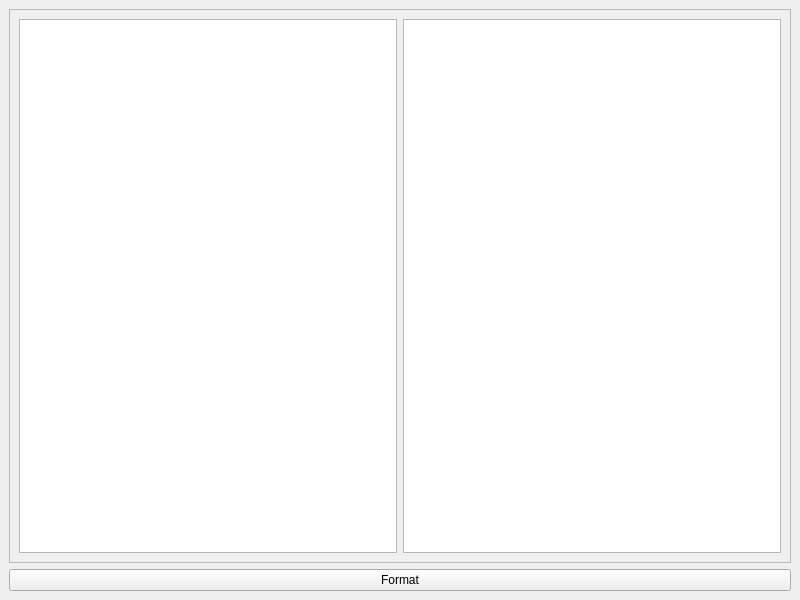
<?xml version="1.0" encoding="UTF-8"?>
<ui version="4.0">
 <class>MainWindow</class>
 <widget class="QMainWindow" name="MainWindow">
  <property name="geometry">
   <rect>
    <x>0</x>
    <y>0</y>
    <width>800</width>
    <height>600</height>
   </rect>
  </property>
  <property name="windowTitle">
   <string>Hex Decklist Formatter</string>
  </property>
  <widget class="QWidget" name="centralwidget">
   <layout class="QVBoxLayout" name="verticalLayout">
    <item>
     <widget class="QFrame" name="frame">
      <property name="frameShape">
       <enum>QFrame::StyledPanel</enum>
      </property>
      <property name="frameShadow">
       <enum>QFrame::Raised</enum>
      </property>
      <layout class="QHBoxLayout" name="horizontalLayout">
       <item>
        <widget class="QTextEdit" name="deckListEntry"/>
       </item>
       <item>
        <widget class="QTextEdit" name="deckListOutput"/>
       </item>
      </layout>
     </widget>
    </item>
    <item>
     <widget class="QPushButton" name="generateImage">
      <property name="text">
       <string>Format</string>
      </property>
     </widget>
    </item>
   </layout>
  </widget>
 </widget>
 <resources/>
 <connections/>
</ui>
